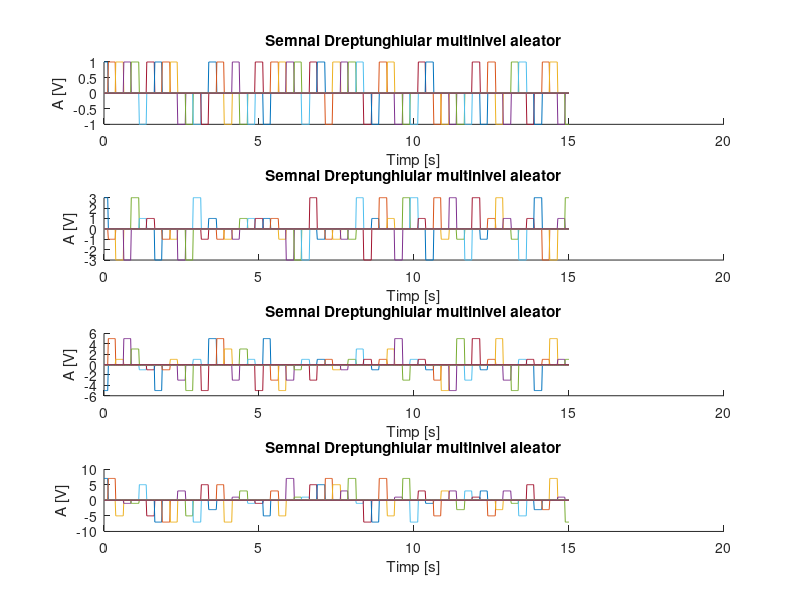

This figure's MATLAB source:
t=0:0.02:15; %rezolutia temporala
niv = [ -1 1 ];
subplot(4,1,1);
hold on %retine graficele deja existente in sistemul de axe asupra caruia se opereaza
title('Semnal Dreptunghiular multinivel aleator')
xlabel('Timp [s]')
ylabel('A [V]')
for n=0:0.25:40
y = datasample(niv, 1);%returneaza k observatii extrase aleator din matricea/vectorul data
plot(t, y*rectpuls(t-n, 0.25))%genereaza un impuls unitate (A=1) dreptunghiular de durata w centrat in t
end

niv = [-3 -1 1 3];
subplot(4,1,2);
hold on %retine graficele deja existente in sistemul de axe asupra caruia se opereaza
title('Semnal Dreptunghiular multinivel aleator')
xlabel('Timp [s]')
ylabel('A [V]')
for n=0:0.25:40
y = datasample(niv, 1);%returneaza k observatii extrase aleator din matricea/vectorul data
plot(t, y*rectpuls(t-n, 0.25))%genereaza un impuls unitate (A=1) dreptunghiular de durata w centrat in t
end

niv = [-5 -3 -1 1 3 5];
subplot(4,1,3);
hold on %retine graficele deja existente in sistemul de axe asupra caruia se opereaza
title('Semnal Dreptunghiular multinivel aleator')
xlabel('Timp [s]')
ylabel('A [V]')
for n=0:0.25:40
y = datasample(niv, 1);%returneaza k observatii extrase aleator din matricea/vectorul data%
plot(t, y*rectpuls(t-n, 0.25))%genereaza un impuls unitate (A=1) dreptunghiular de durata w centrat in t
end

niv = [-7 -5 -3 -1 1 3 5 7];
subplot(4,1,4);
hold on %retine graficele deja existente in sistemul de axe asupra caruia se opereaza
title('Semnal Dreptunghiular multinivel aleator')
xlabel('Timp [s]')
ylabel('A [V]')
for n=0:0.25:40
y = datasample(niv, 1);%returneaza k observatii extrase aleator din matricea/vectorul data
plot(t, y*rectpuls(t-n, 0.25))%genereaza un impuls unitate (A=1) dreptunghiular de durata w centrat in t
end